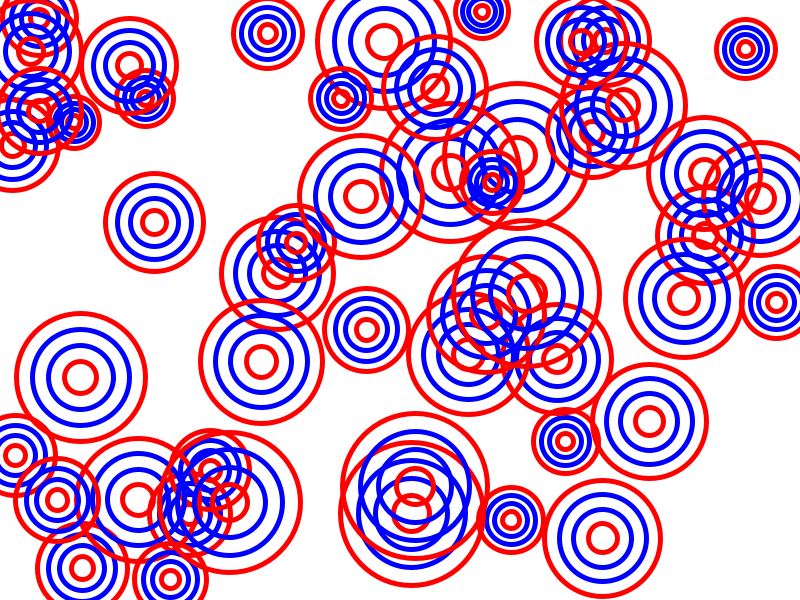
Frame 1 (no input)
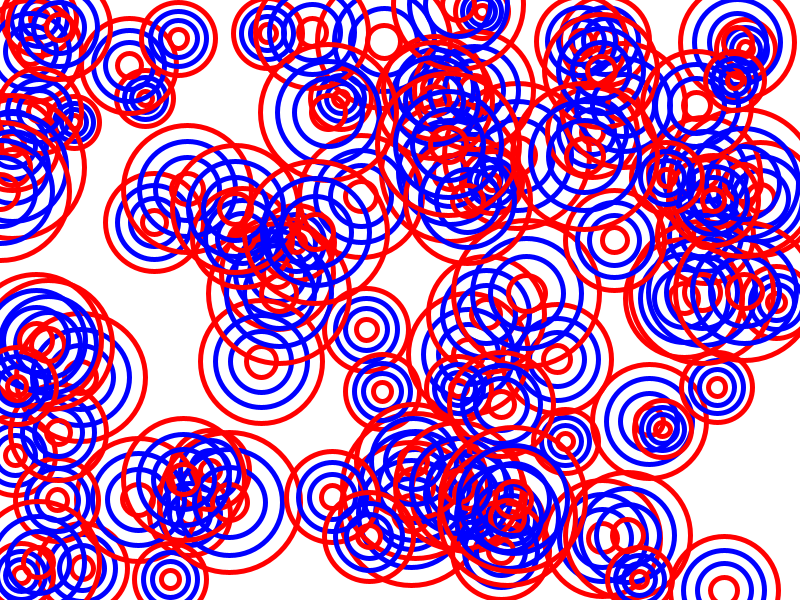
Frame 2 (the mouse pressed at the canvas centre, redrawn once)

The Processing sketch that drew these frames (run headless with seeded random() and noise(); the mouse was pressed at the canvas centre and the sketch redrawn once):

// Processing sketch: draw_fifty_random
// ── draw_fifty_random.pde
void setup() {
  size(800, 600);
  background(255);
  noStroke();
  noLoop(); 
}

void draw() {
  for(int i = 0; i < 50; i++){
    drawCircles(random(width), random(height), random(50,150));
  }
}

void drawCircles(float x, float y, float w) {
  noFill();
  strokeWeight(5);
  
  stroke(255, 0, 0);
  ellipse(x, y, w, w);
  
  stroke(0, 0, 255);
  ellipse(x, y, w * 3/4, w * 3/4);
  
  stroke(0, 0, 255);
  ellipse(x, y, w * 1/2, w * 1/2);
  
  stroke(255, 0, 0);
  ellipse(x, y, w * 1/4, w * 1/4);
}
